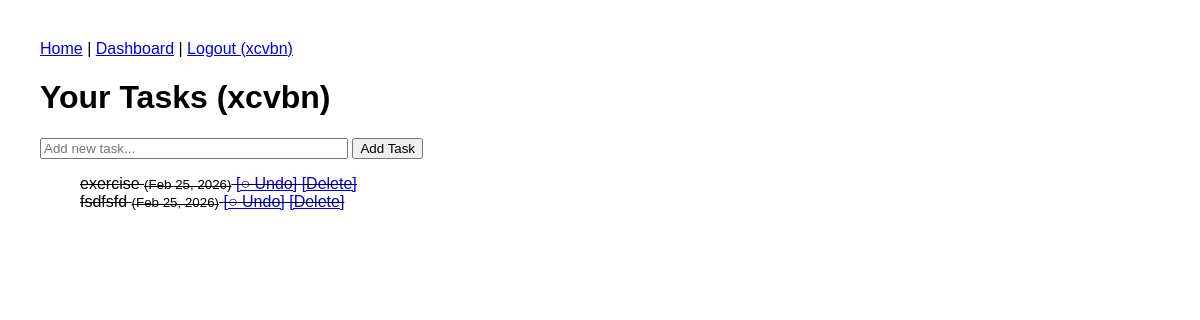
Page /dashboard/ (signed in) on the earlier database version.
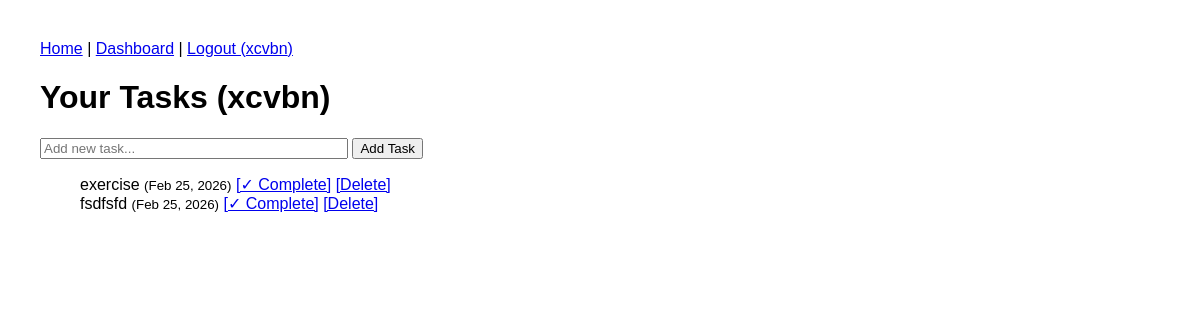
Same page on the later database version.
### tasks/models.py (models this page shows, shortened)
class Task(models.Model):
    title = models.CharField(max_length= 250)
    completed = models.BooleanField( default = False)
    created = models.DateTimeField(auto_now_add = True)# auto_now_add = it autmatically lists that it is created right now, current date and time
    user = models.ForeignKey(User, on_delete=models.CASCADE)

### tasks/views.py (the view)
# urls.py: path('dashboard/', views.dashboard, name='dashboard'),
@login_required
def dashboard(request):
    if request.method == 'POST':  # ✅ FIXED: mothod → method
        title = request.POST['title']
        Task.objects.create(title=title, user=request.user)
        messages.success(request, "Task Added")
        return redirect('dashboard')
    tasks = Task.objects.filter(user=request.user)
    return render(request, 'dashboard.html', {'tasks': tasks})

### tasks/templates/dashboard.html (shortened to what this page needs)
{% extends 'base.html' %}
{% block content %}
<h1>Your Tasks ({{ user.username }})</h1>
<form method="post">
    <input type="text" name="title" placeholder="Add new task..." required style="width:300px;">
    <button type="submit">Add Task</button>
</form>
<ul>
    {% for task in tasks %}
        <li class="{% if task.completed %}completed{% endif %}">
            {{ task.title }}
            <small>({{ task.created|date:"M d, Y" }})</small>
            {% if task.completed %}
                <a href="{% url 'toggle_task' task.id %}">[○ Undo]</a>
            {% else %}
                <a href="{% url 'toggle_task' task.id %}">[✓ Complete]</a>
            {% endif %}
            <a href="{% url 'delete_task' task.id %}">[Delete]</a>
        </li>
    {% empty %}
        <li>No tasks yet! Add one above.</li>
    {% endfor %}
</ul>
{% endblock %}

### tasks/templates/base.html (shortened to what this page needs)
<!DOCTYPE html>
<html>
<head>
</head>
<body>
    <nav>
        <a href="{% url 'home' %}">Home</a> |
        {% if user.is_authenticated %}
            <a href="{% url 'dashboard' %}">Dashboard</a> |
            <a href="{% url 'logout' %}">Logout ({{ user.username }})</a>
        {% else %}
            <a href="{% url 'login' %}">Login</a> |
            <a href="{% url 'register' %}">Register</a>
        {% endif %}
    </nav>
    {% block content %}{% endblock %}
</body>
</html>

### tasks/templates/base.html (style rules this page uses)
body { font-family: Arial; margin: 40px; }
form { max-width: 400px; }
ul { list-style: none; }

Differences in the rows shown:
changed Task "exercise": completed "[○ Undo]" → "[✓ Complete]"
changed Task "fsdfsfd": completed "[○ Undo]" → "[✓ Complete]"
